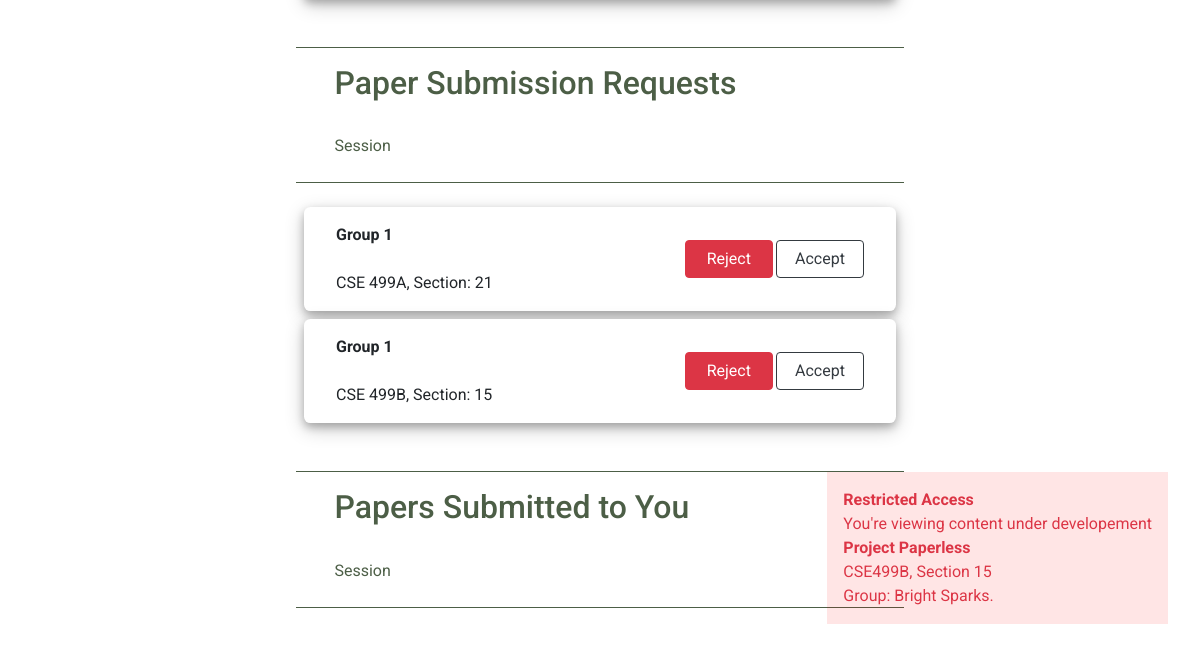
/dashboard/ (signed in, lower part), run on an earlier commit of the app's database.
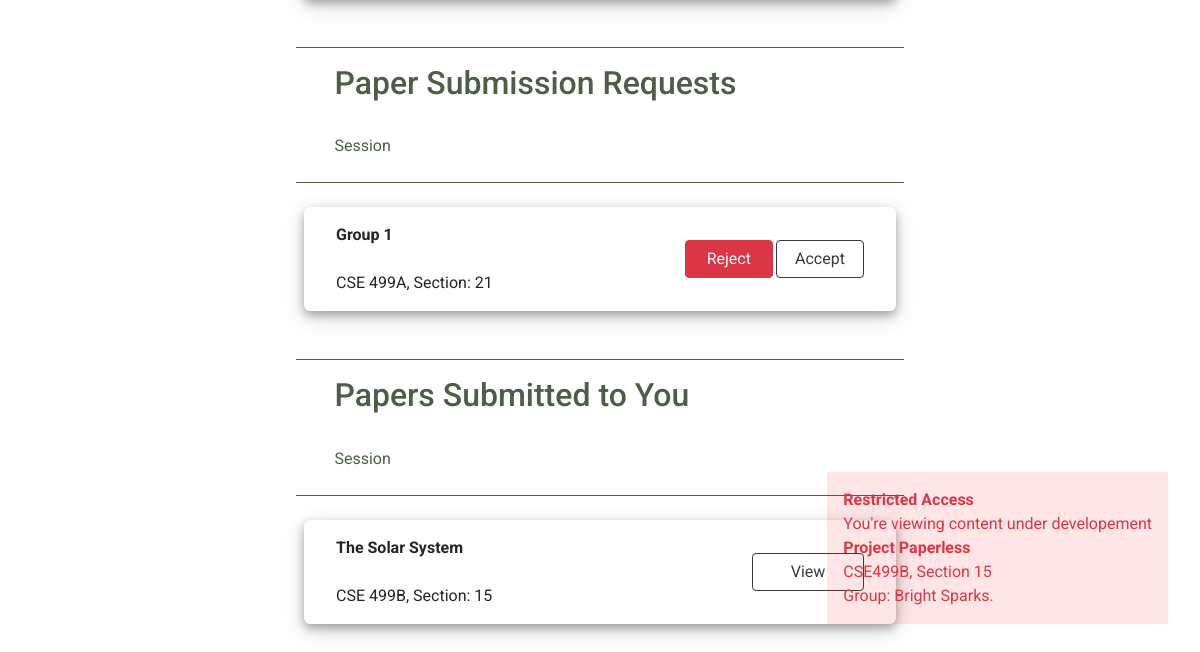
And on a later commit of the database.
### learners/models.py (models this page shows, shortened)
class Group(models.Model):
    course_code = models.CharField(max_length=30)
    section = models.IntegerField()
    name = models.CharField(max_length=128)
    status = models.CharField(max_length=12)
    instructor = models.ForeignKey('users.User', related_name='submission_group', on_delete=models.CASCADE)
    members = models.ManyToManyField('users.User')
    class Meta:
        constraints = [
            models.UniqueConstraint(fields=['course_code', 'section', 'name'], name='unique_group')
        ]

### documents/models.py (models this page shows, shortened)
class Document(models.Model):
    group = models.ForeignKey('learners.Group', on_delete=models.CASCADE, related_name='document')
    title = models.CharField(max_length=250)
    paper = models.FileField(storage=paper_storage, upload_to=user_directory_path)
    information = models.CharField(max_length=250, null=True)
    date_uploaded = models.DateTimeField(auto_now_add=True, editable=False)
    date_updated = models.DateTimeField(auto_now=True)

### users/views.py (the view, shortened to what this page needs)
# urls.py: path('dashboard/', DashboardView.as_view(), name='dashboard'),
class DashboardView(UserViews):
    def teacher_view(self):
        return teacher_dashboard(self.request)

### educators/views.py (called while the page is built)
@login_required(login_url='users:login')
def dashboard(request):
    groups = request.user.submission_group.all()
    classrooms = request.user.classroom.all()
    quizzes = []
    papers = []
    paper_requests = []
    for group in groups:
        if group.status == 'ACCEPTED':
            for paper in group.document.all():
                papers.append(paper)
        elif group.status == 'REQUESTED':
            paper_requests.append(group)
    for classroom in classrooms:
        for quiz in classroom.quiz.all():
            quizzes.append(quiz)
    context = {
        'classrooms': classrooms,
        'quizzes': quizzes,
        'groups': groups,
        'papers': papers,
        'paper_requests': paper_requests
    }
    return render(request, 'educators/dashboard.html', context)

### project_paperless/utils.py (called while the page is built)
    @method_decorator(login_required(login_url='users:login'))
    def get(self, request):
        self.request = request
        return self.user_view()

    def user_view(self):
        if self.request.user.is_educator:
            return self.teacher_view()
        else:
            return self.student_view()

### templates/educators/dashboard.html (shortened to what this page needs)
{% extends 'layout.html' %}
{% block body %}
<div class="user_dashboard">
  <div class="dashboard container">
    <div class="area">
    </div>
    <div class="area">
      <div class="area_header">
        <h2> Paper Submission Requests </h2>
        <br>
        <p>Session</p>
      </div>
      <div class="card_container">
        {% for group in paper_requests %}
          <div class="items_card items_card_fluid paper_list">
            <div class="items">
              <p>
                <strong>{{ group.name }}</strong>
                <br>
                <br>
                {{ group.course_code }},
                Section: {{ group.section }}
              </p>
              <div class="text-right paper_request_buttons">
                <a href="" class="btn btn-danger reject_request_buttons" group="{{ group.id }}">Reject</a>
                <a href="" class="btn btn-outline-dark accept_request_buttons" group="{{ group.id }}">Accept</a>
              </div>
            </div>
          </div>
        {% endfor %}
      </div>
    </div>
    <div class="area">
      <div class="area_header">
        <h2> Papers Submitted to You </h2>
        <br>
        <p>Session</p>
      </div>
      <div class="card_container">
        {% for paper in papers %}
          <div class="items_card items_card_fluid paper_list">
            <div class="items">
              <p>
                <strong>{{ paper.title }}</strong>
                <br>
                <br>
                {{ paper.group.course_code }},
                Section: {{ paper.group.section }}
              </p>
              <div class="text-right">
                <a href="" class="btn btn-outline-dark view_buttons"
                   group="{{ paper.group.id }}"
                   document="{{ paper.id }}"> View</a>
              </div>
            </div>
          </div>
        {% endfor %}
      </div>
    </div>
  </div>
</div>
{% load static %}
{% endblock %}

What changed in the data, as far as the page shows it:
no longer on this page (row edited): Group: name "Group 1", course_code "CSE 499B", section "15"
added Document: title "The Solar System", group.course_code "CSE 499B", group.section "15"
